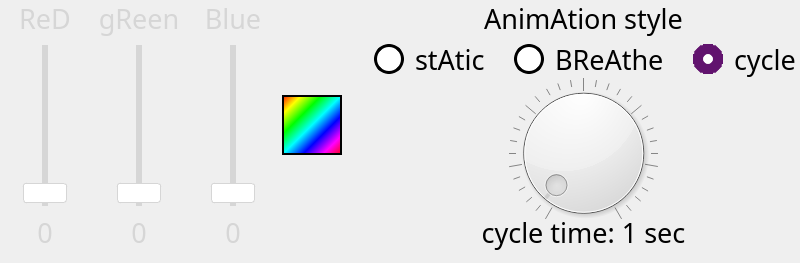
      <widget class="QWidget" name="rightSide">
       <property name="geometry">
        <rect>
         <x>0</x>
         <y>0</y>
         <width>800</width>
         <height>263</height>
        </rect>
       </property>
       <attribute name="label">
        <string> Right siDe</string>
       </attribute>
       <widget class="QWidget" name="gridLayoutWidget_2">
        <property name="geometry">
         <rect>
          <x>0</x>
          <y>0</y>
          <width>821</width>
          <height>251</height>
         </rect>
        </property>
        <layout class="QGridLayout" name="rightGrid">
         <property name="horizontalSpacing">
          <number>4</number>
         </property>
         <property name="verticalSpacing">
          <number>3</number>
         </property>
         <item row="1" column="0">
          <widget class="QSlider" name="rightRedSlider">
           <property name="enabled">
            <bool>false</bool>
           </property>
           <property name="minimumSize">
            <size>
             <width>90</width>
             <height>0</height>
            </size>
           </property>
           <property name="styleSheet">
            <string notr="true">QSlider::groove:vertical {
    border: 1px solid #d6d6d6;
    width: 4px;
    background: #d6d6d6;
    margin: 5px;
}

QSlider::handle:vertical {
    background: #ffffff;
    border: 1px solid #d6d6d6;
    height: 18px;
    margin: 2px -20px;
    border-radius: 3px;
}</string>
           </property>
           <property name="maximum">
            <number>255</number>
           </property>
           <property name="pageStep">
            <number>16</number>
           </property>
           <property name="orientation">
            <enum>Qt::Vertical</enum>
           </property>
          </widget>
         </item>
         <item row="0" column="0">
          <widget class="QLabel" name="rightRedLabel">
           <property name="font">
            <font>
             <family>Droid</family>
             <pointsize>20</pointsize>
            </font>
           </property>
           <property name="styleSheet">
            <string notr="true">color: #d6d6d6</string>
           </property>
           <property name="text">
            <string>ReD</string>
           </property>
           <property name="alignment">
            <set>Qt::AlignCenter</set>
           </property>
          </widget>
         </item>
         <item row="2" column="1">
          <widget class="QLabel" name="rightGreenValue">
           <property name="font">
            <font>
             <family>Droid</family>
             <pointsize>20</pointsize>
            </font>
           </property>
           <property name="styleSheet">
            <string notr="true">color: #d6d6d6</string>
           </property>
           <property name="text">
            <string>0</string>
           </property>
           <property name="alignment">
            <set>Qt::AlignCenter</set>
           </property>
          </widget>
         </item>
         <item row="1" column="3">
          <widget class="QLabel" name="rightColor">
           <property name="sizePolicy">
            <sizepolicy hsizetype="Fixed" vsizetype="Fixed">
             <horstretch>0</horstretch>
             <verstretch>0</verstretch>
            </sizepolicy>
           </property>
           <property name="minimumSize">
            <size>
             <width>60</width>
             <height>60</height>
            </size>
           </property>
           <property name="font">
            <font>
             <family>Droid</family>
             <pointsize>20</pointsize>
            </font>
           </property>
           <property name="styleSheet">
            <string notr="true">border: 2px solid #000000;
color: #000000;
background-color: qlineargradient(spread:pad, x1:0, y1:0, x2:1, y2:1, stop:0 rgba(255, 0, 0, 255), stop:0.166 rgba(255, 255, 0, 255), stop:0.333 rgba(0, 255, 0, 255), stop:0.5 rgba(0, 255, 255, 255), stop:0.666 rgba(0, 0, 255, 255), stop:0.833 rgba(255, 0, 255, 255), stop:1 rgba(255, 0, 0, 255));</string>
           </property>
           <property name="frameShape">
            <enum>QFrame::Box</enum>
           </property>
           <property name="text">
            <string/>
           </property>
           <property name="alignment">
            <set>Qt::AlignCenter</set>
           </property>
          </widget>
         </item>
         <item row="1" column="4">
          <layout class="QVBoxLayout" name="verticalLayout_2">
           <property name="spacing">
            <number>0</number>
           </property>
           <item>
            <layout class="QHBoxLayout" name="rightButtonLayout">
             <property name="spacing">
              <number>0</number>
             </property>
             <item>
              <widget class="QRadioButton" name="rightStaticButton">
               <property name="sizePolicy">
                <sizepolicy hsizetype="Fixed" vsizetype="Fixed">
                 <horstretch>0</horstretch>
                 <verstretch>0</verstretch>
                </sizepolicy>
               </property>
               <property name="font">
                <font>
                 <family>Droid</family>
                 <pointsize>20</pointsize>
                </font>
               </property>
               <property name="styleSheet">
                <string notr="true">QRadioButton{color: #000000;}

QRadioButton::indicator{border: 3px solid #000000; border-radius: 15px; background-color: #FFFFFF; width: 24px; height: 24px; margin-left: 5px; margin-right: 5px;}

QRadioButton::indicator::checked{border: 10px solid #61136E; width: 10px; height: 10px;}</string>
               </property>
               <property name="text">
                <string>stAtic</string>
               </property>
               <property name="iconSize">
                <size>
                 <width>16</width>
                 <height>15</height>
                </size>
               </property>
               <property name="checked">
                <bool>false</bool>
               </property>
               <attribute name="buttonGroup">
                <string notr="true">rightButtons</string>
               </attribute>
              </widget>
             </item>
             <item>
              <widget class="QRadioButton" name="rightBreatheButton">
               <property name="sizePolicy">
                <sizepolicy hsizetype="Fixed" vsizetype="Fixed">
                 <horstretch>0</horstretch>
                 <verstretch>0</verstretch>
                </sizepolicy>
               </property>
               <property name="font">
                <font>
                 <family>Droid</family>
                 <pointsize>20</pointsize>
                </font>
               </property>
               <property name="styleSheet">
                <string notr="true">QRadioButton{color: #000000;}

QRadioButton::indicator{border: 3px solid #000000; border-radius: 15px; background-color: #FFFFFF; width: 24px; height: 24px; margin-left: 5px; margin-right: 5px;}

QRadioButton::indicator::checked{border: 10px solid #61136E; width: 10px; height: 10px;}</string>
               </property>
               <property name="text">
                <string>BReAthe</string>
               </property>
               <property name="iconSize">
                <size>
                 <width>16</width>
                 <height>15</height>
                </size>
               </property>
               <property name="checked">
                <bool>false</bool>
               </property>
               <attribute name="buttonGroup">
                <string notr="true">rightButtons</string>
               </attribute>
              </widget>
             </item>
             <item>
              <widget class="QRadioButton" name="rightCycleButton">
               <property name="sizePolicy">
                <sizepolicy hsizetype="Fixed" vsizetype="Fixed">
                 <horstretch>0</horstretch>
                 <verstretch>0</verstretch>
                </sizepolicy>
               </property>
               <property name="font">
                <font>
                 <family>Droid</family>
                 <pointsize>20</pointsize>
                </font>
               </property>
               <property name="styleSheet">
                <string notr="true">QRadioButton{color: #000000;}

QRadioButton::indicator{border: 3px solid #000000; border-radius: 15px; background-color: #FFFFFF; width: 24px; height: 24px; margin-left: 5px; margin-right: 5px;}

QRadioButton::indicator::checked{border: 10px solid #61136E; width: 10px; height: 10px;}</string>
               </property>
               <property name="text">
                <string>cycle</string>
               </property>
               <property name="iconSize">
                <size>
                 <width>16</width>
                 <height>15</height>
                </size>
               </property>
               <property name="checked">
                <bool>true</bool>
               </property>
               <attribute name="buttonGroup">
                <string notr="true">rightButtons</string>
               </attribute>
              </widget>
             </item>
            </layout>
           </item>
           <item>
            <widget class="QDial" name="rightDial">
             <property name="sizePolicy">
              <sizepolicy hsizetype="Preferred" vsizetype="Fixed">
               <horstretch>0</horstretch>
               <verstretch>0</verstretch>
              </sizepolicy>
             </property>
             <property name="minimumSize">
              <size>
               <width>0</width>
               <height>150</height>
              </size>
             </property>
             <property name="maximum">
              <number>30</number>
             </property>
             <property name="pageStep">
              <number>5</number>
             </property>
             <property name="value">
              <number>1</number>
             </property>
             <property name="wrapping">
              <bool>false</bool>
             </property>
             <property name="notchesVisible">
              <bool>true</bool>
             </property>
            </widget>
           </item>
          </layout>
         </item>
         <item row="1" column="1">
          <widget class="QSlider" name="rightGreenSlider">
           <property name="enabled">
            <bool>false</bool>
           </property>
           <property name="minimumSize">
            <size>
             <width>90</width>
             <height>0</height>
            </size>
           </property>
           <property name="styleSheet">
            <string notr="true">QSlider::groove:vertical {
    border: 1px solid #d6d6d6;
    width: 4px;
    background: #d6d6d6;
    margin: 5px;
}

QSlider::handle:vertical {
    background: #ffffff;
    border: 1px solid #d6d6d6;
    height: 18px;
    margin: 2px -20px;
    border-radius: 3px;
}</string>
           </property>
           <property name="maximum">
            <number>255</number>
           </property>
           <property name="pageStep">
            <number>16</number>
           </property>
           <property name="orientation">
            <enum>Qt::Vertical</enum>
           </property>
          </widget>
         </item>
         <item row="2" column="4">
          <widget class="QLabel" name="rightCYCLE">
           <property name="font">
            <font>
             <family>Droid</family>
             <pointsize>20</pointsize>
            </font>
           </property>
           <property name="styleSheet">
            <string notr="true">color: #000000</string>
           </property>
           <property name="text">
            <string>cycle time: 1 sec</string>
           </property>
           <property name="alignment">
            <set>Qt::AlignCenter</set>
           </property>
          </widget>
         </item>
         <item row="0" column="2">
          <widget class="QLabel" name="rightBlueLabel">
           <property name="font">
            <font>
             <family>Droid</family>
             <pointsize>20</pointsize>
            </font>
           </property>
           <property name="styleSheet">
            <string notr="true">color: #d6d6d6</string>
           </property>
           <property name="text">
            <string>Blue</string>
           </property>
           <property name="alignment">
            <set>Qt::AlignCenter</set>
           </property>
          </widget>
         </item>
         <item row="2" column="2">
          <widget class="QLabel" name="rightBlueValue">
           <property name="font">
            <font>
             <family>Droid</family>
             <pointsize>20</pointsize>
            </font>
           </property>
           <property name="styleSheet">
            <string notr="true">color: #d6d6d6</string>
           </property>
           <property name="text">
            <string>0</string>
           </property>
           <property name="alignment">
            <set>Qt::AlignCenter</set>
           </property>
          </widget>
         </item>
         <item row="2" column="0">
          <widget class="QLabel" name="rightRedValue">
           <property name="font">
            <font>
             <family>Droid</family>
             <pointsize>20</pointsize>
            </font>
           </property>
           <property name="styleSheet">
            <string notr="true">color: #d6d6d6</string>
           </property>
           <property name="text">
            <string>0</string>
           </property>
           <property name="alignment">
            <set>Qt::AlignCenter</set>
           </property>
          </widget>
         </item>
         <item row="1" column="2">
          <widget class="QSlider" name="rightBlueSlider">
           <property name="enabled">
            <bool>false</bool>
           </property>
           <property name="minimumSize">
            <size>
             <width>90</width>
             <height>0</height>
            </size>
           </property>
           <property name="styleSheet">
            <string notr="true">QSlider::groove:vertical {
    border: 1px solid #d6d6d6;
    width: 4px;
    background: #d6d6d6;
    margin: 5px;
}

QSlider::handle:vertical {
    background: #ffffff;
    border: 1px solid #d6d6d6;
    height: 18px;
    margin: 2px -20px;
    border-radius: 3px;
}</string>
           </property>
           <property name="maximum">
            <number>255</number>
           </property>
           <property name="pageStep">
            <number>16</number>
           </property>
           <property name="orientation">
            <enum>Qt::Vertical</enum>
           </property>
          </widget>
         </item>
         <item row="0" column="4">
          <widget class="QLabel" name="rightSTYLE">
           <property name="font">
            <font>
             <family>Droid</family>
             <pointsize>20</pointsize>
            </font>
           </property>
           <property name="styleSheet">
            <string notr="true">color: #000000</string>
           </property>
           <property name="text">
            <string>AnimAtion style</string>
           </property>
           <property name="alignment">
            <set>Qt::AlignCenter</set>
           </property>
          </widget>
         </item>
         <item row="0" column="1">
          <widget class="QLabel" name="rightGreenLabel">
           <property name="font">
            <font>
             <family>Droid</family>
             <pointsize>20</pointsize>
            </font>
           </property>
           <property name="styleSheet">
            <string notr="true">color: #d6d6d6</string>
           </property>
           <property name="text">
            <string>gReen</string>
           </property>
           <property name="alignment">
            <set>Qt::AlignCenter</set>
           </property>
          </widget>
         </item>
        </layout>
       </widget>
      </widget>
